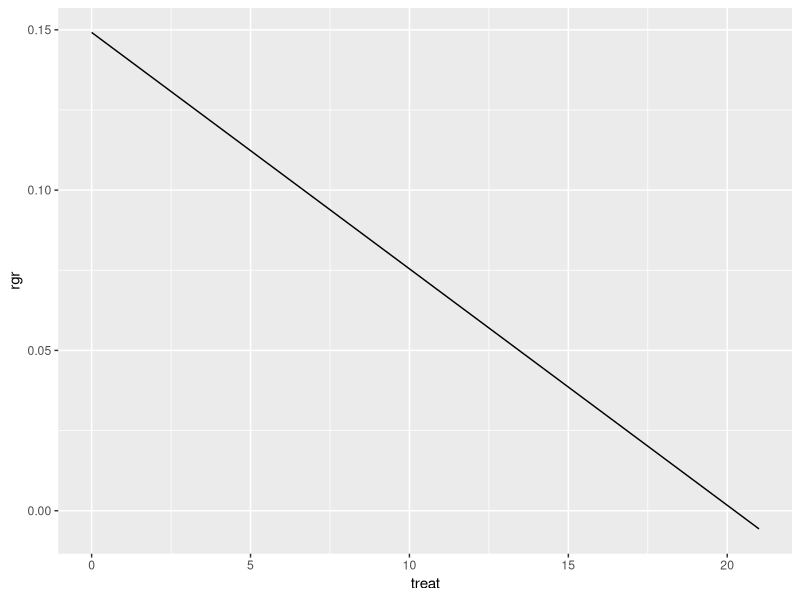
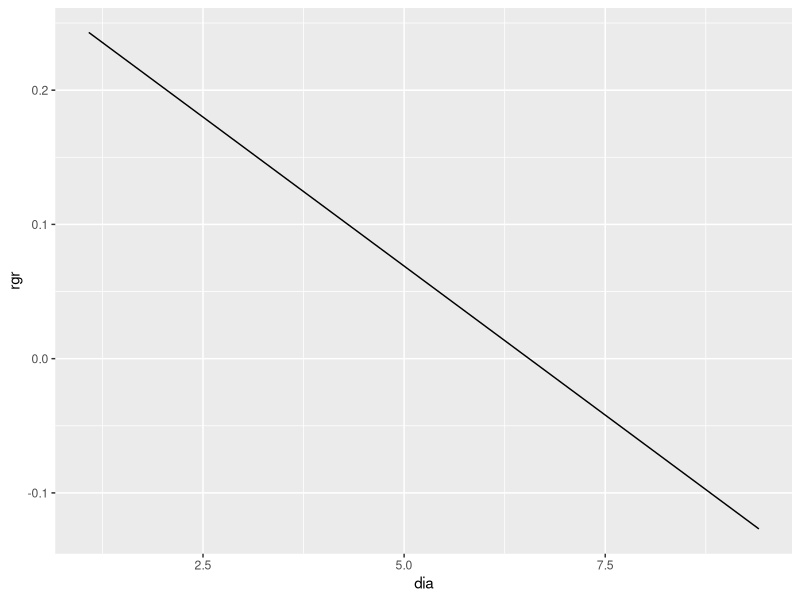

These charts were generated, in order, by the following R code:
##### Paper: water inundation sensitivity in dipterocarps
##### author: james margrove 
##### date: 29.01.2017

##### remove clutter 
rm(list=ls())

##### imported packaged 
require(ggplot2)
require(lme4)
require(foreach)
library("lmerTest")
################################################################################
data <- read.table("./data/Data_dia,height,leafnumber ofor biomass calculation.txt",
                   header = TRUE);
str(data);

##### function to calculate rgr 
Frgr <- function (t1, t2, t) ( (log(t2)) - (log(t1))) / t;

##### calculating the growth rates 
dia_byT <- matrix(data$dia, nrow = 800);
rgr_dia_mat <- foreach(i = 1:4,
                       .combine = cbind) %do%
  Frgr(t1 = dia_byT[, 0 + i], t2 = dia_byT[, 1 + i], t = 21);

Drgr <- as.vector(rgr_dia_mat);

##### converting to a data frame 
dt <- data[data$cenus != 4, ];
dt$Drgr <- Drgr * 30;

##### Modelling the data 
growth_model1 <- lmer(Drgr ~
                 dia +
                 treat +
                 (1 | cenus) +
                 (1 | sp / mother) +
                 (1 | block),
               data = dt)

summary(growth_model1)

##### predicting the growth rates across treatments 

growth_preds <- expand.grid(dia = mean(dt$dia, na.rm = TRUE),
                     treat = seq(from = 0, to = 21, length = 100))

growth_preds$rgr <- predict(growth_model1,
                     newdata = growth_preds,
                     type = "response",
                     re.form = NA)

ggplot(growth_preds, aes(x = treat, y = rgr)) + 
  geom_line() 

##### min growth rate, and max growth rate 
min(growth_preds$rgr)
max(growth_preds$rgr)

################################################################################
##### Growth preds for diameter 
grw_preds_dia <- expand.grid(dia = seq(from = min(dt$dia, na.rm = T),
                                      to = max(dt$dia, na.rm = T),
                                      length = 100),
                            treat = 9)
grw_preds_dia$rgr <- predict(growth_model1, 
                             newdata = grw_preds_dia,
                             type = "response",
                             re.form = NA)

ggplot(grw_preds_dia, aes(x = dia, y = rgr)) + geom_line()
